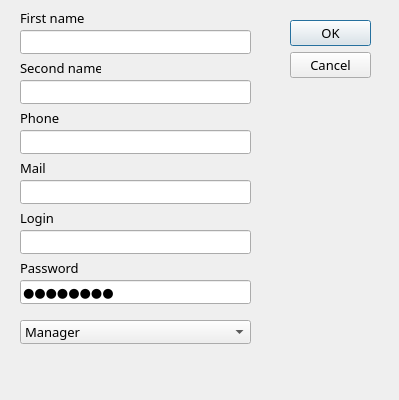
<?xml version="1.0" encoding="UTF-8"?>
<ui version="4.0">
 <class>NewUserDialog</class>
 <widget class="QDialog" name="NewUserDialog">
  <property name="geometry">
   <rect>
    <x>0</x>
    <y>0</y>
    <width>399</width>
    <height>400</height>
   </rect>
  </property>
  <property name="font">
   <font>
    <family>Anonymous Pro</family>
    <pointsize>10</pointsize>
   </font>
  </property>
  <property name="windowTitle">
   <string>Dialog</string>
  </property>
  <widget class="QDialogButtonBox" name="buttonBox">
   <property name="geometry">
    <rect>
     <x>290</x>
     <y>20</y>
     <width>81</width>
     <height>241</height>
    </rect>
   </property>
   <property name="orientation">
    <enum>Qt::Vertical</enum>
   </property>
   <property name="standardButtons">
    <set>QDialogButtonBox::Cancel|QDialogButtonBox::Ok</set>
   </property>
  </widget>
  <widget class="QLineEdit" name="lineEdit_first">
   <property name="geometry">
    <rect>
     <x>20</x>
     <y>30</y>
     <width>231</width>
     <height>24</height>
    </rect>
   </property>
   <property name="text">
    <string/>
   </property>
  </widget>
  <widget class="QLabel" name="label">
   <property name="geometry">
    <rect>
     <x>20</x>
     <y>10</y>
     <width>81</width>
     <height>16</height>
    </rect>
   </property>
   <property name="text">
    <string>First name</string>
   </property>
  </widget>
  <widget class="QLineEdit" name="lineEdit_second">
   <property name="geometry">
    <rect>
     <x>20</x>
     <y>80</y>
     <width>231</width>
     <height>24</height>
    </rect>
   </property>
  </widget>
  <widget class="QLabel" name="label_2">
   <property name="geometry">
    <rect>
     <x>20</x>
     <y>60</y>
     <width>81</width>
     <height>16</height>
    </rect>
   </property>
   <property name="text">
    <string>Second name</string>
   </property>
  </widget>
  <widget class="QLineEdit" name="lineEdit_phone">
   <property name="geometry">
    <rect>
     <x>20</x>
     <y>130</y>
     <width>231</width>
     <height>24</height>
    </rect>
   </property>
  </widget>
  <widget class="QLabel" name="label_3">
   <property name="geometry">
    <rect>
     <x>20</x>
     <y>110</y>
     <width>81</width>
     <height>16</height>
    </rect>
   </property>
   <property name="text">
    <string>Phone</string>
   </property>
  </widget>
  <widget class="QLineEdit" name="lineEdit_mail">
   <property name="geometry">
    <rect>
     <x>20</x>
     <y>180</y>
     <width>231</width>
     <height>24</height>
    </rect>
   </property>
  </widget>
  <widget class="QLabel" name="label_4">
   <property name="geometry">
    <rect>
     <x>20</x>
     <y>160</y>
     <width>81</width>
     <height>16</height>
    </rect>
   </property>
   <property name="text">
    <string>Mail</string>
   </property>
  </widget>
  <widget class="QLineEdit" name="lineEdit_login">
   <property name="geometry">
    <rect>
     <x>20</x>
     <y>230</y>
     <width>231</width>
     <height>24</height>
    </rect>
   </property>
  </widget>
  <widget class="QLabel" name="label_5">
   <property name="geometry">
    <rect>
     <x>20</x>
     <y>210</y>
     <width>81</width>
     <height>16</height>
    </rect>
   </property>
   <property name="text">
    <string>Login</string>
   </property>
  </widget>
  <widget class="QLineEdit" name="lineEdit_Password">
   <property name="geometry">
    <rect>
     <x>20</x>
     <y>280</y>
     <width>231</width>
     <height>24</height>
    </rect>
   </property>
   <property name="text">
    <string>Password</string>
   </property>
   <property name="echoMode">
    <enum>QLineEdit::Password</enum>
   </property>
  </widget>
  <widget class="QLabel" name="label_6">
   <property name="geometry">
    <rect>
     <x>20</x>
     <y>260</y>
     <width>81</width>
     <height>16</height>
    </rect>
   </property>
   <property name="text">
    <string>Password</string>
   </property>
  </widget>
  <widget class="QComboBox" name="comboBox">
   <property name="geometry">
    <rect>
     <x>20</x>
     <y>320</y>
     <width>231</width>
     <height>24</height>
    </rect>
   </property>
   <item>
    <property name="text">
     <string>Manager</string>
    </property>
   </item>
   <item>
    <property name="text">
     <string>Employee</string>
    </property>
   </item>
  </widget>
 </widget>
 <resources/>
 <connections>
  <connection>
   <sender>buttonBox</sender>
   <signal>accepted()</signal>
   <receiver>NewUserDialog</receiver>
   <slot>accept()</slot>
   <hints>
    <hint type="sourcelabel">
     <x>248</x>
     <y>254</y>
    </hint>
    <hint type="destinationlabel">
     <x>157</x>
     <y>274</y>
    </hint>
   </hints>
  </connection>
  <connection>
   <sender>buttonBox</sender>
   <signal>rejected()</signal>
   <receiver>NewUserDialog</receiver>
   <slot>reject()</slot>
   <hints>
    <hint type="sourcelabel">
     <x>316</x>
     <y>260</y>
    </hint>
    <hint type="destinationlabel">
     <x>286</x>
     <y>274</y>
    </hint>
   </hints>
  </connection>
 </connections>
</ui>
